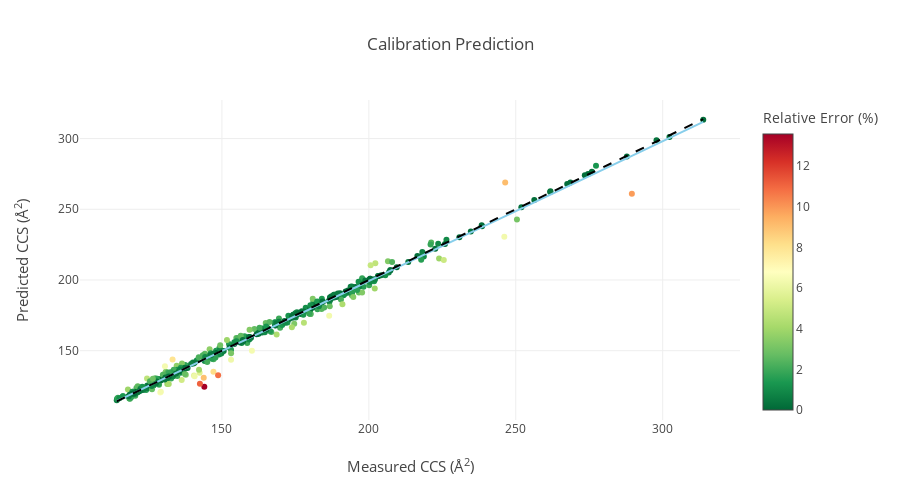
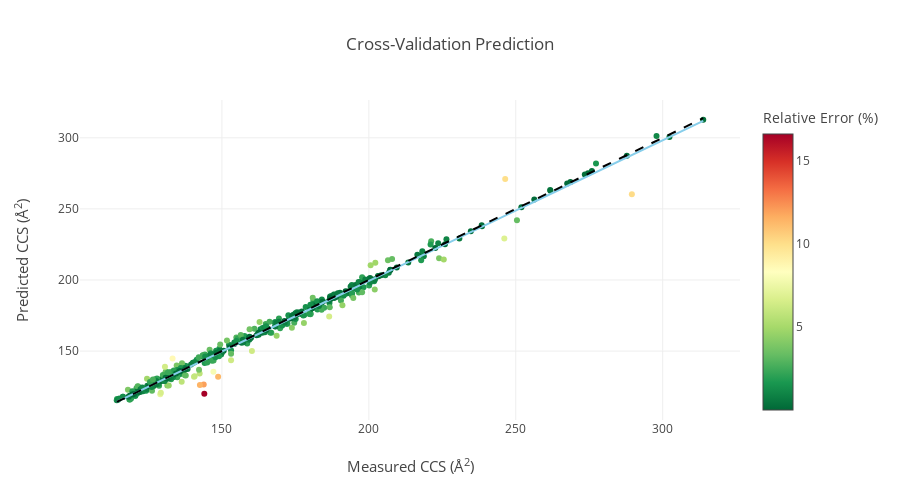
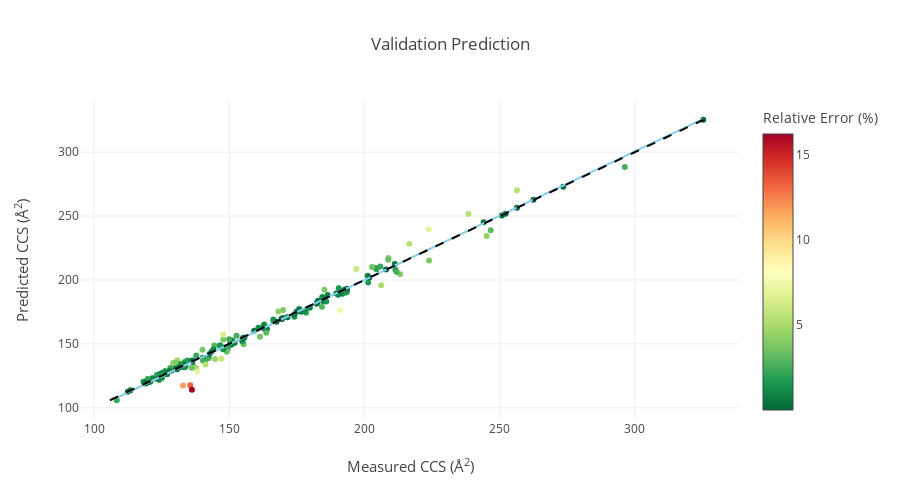
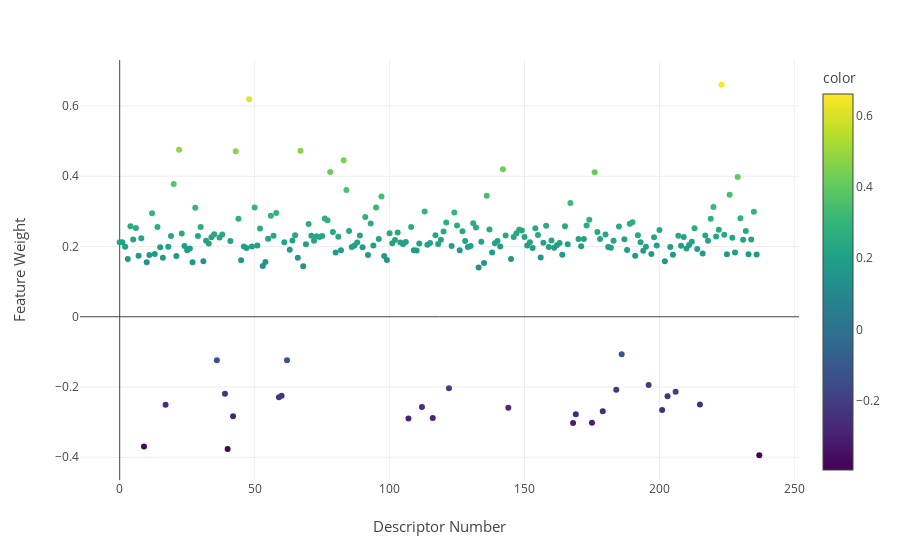

Source (notebook cell) for these figures, in order:
### Markdown cell above
## Model Diagnostics Plots for RFE Descriptors

### Code cell
%%time
summary_plot_rfe = summary_plot(y_train, y_test, y_train_predicted_rfe, y_train_cross_validation_rfe, y_test_predicted_rfe, labelsize = 12, legendsize = 12, titlesize = 14, textsize = 12)
prediction_plot_calibration_rfe = prediction_plot(y_train, y_train_predicted_rfe, Train_Book, hover_column=['Compound Name'], title_string="Calibration Prediction")
prediction_plot_cross_validation_rfe = prediction_plot(y_train, y_train_cross_validation_rfe, Train_Book, hover_column=['Compound Name'], title_string="Cross-Validation Prediction")
prediction_plot_validation_rfe = prediction_plot(y_test, y_test_predicted_rfe, Test_Book, hover_column=['Compound Name'], title_string="Validation Prediction")
model_diagnostic_plot_rfe = model_diagnostics_plot(X_test_rfe, model_rfe)

### Figure 1 — Plotly figure (JSON) as saved in the notebook; plotly's stock layout.template omitted (floating-point values rounded to 4 significant figures; data arrays with more than 128 entries replaced by an {"elided": "..."} marker saying what was removed)
{"data": [{"customdata": {"elided": "397x1 str values"}, "hovertemplate": "x=%{x}<br>y=%{y}<br>Compound Name=%{customdata[0]}<br>Relative Error (%)=%{marker.color}<extra></extra>", "legendgroup": "", "marker": {"color": {"elided": "397 float values"}, "coloraxis": "coloraxis", "symbol": "circle"}, "mode": "markers", "name": "", "orientation": "v", "showlegend": false, "type": "scatter", "x": {"elided": "397 float values"}, "xaxis": "x", "y": {"elided": "397 float values"}, "yaxis": "y"}, {"hovertemplate": "<b>OLS trendline</b><br>y = 0.989302 * x + 1.36516<br>R<sup>2</sup>=0.989083<br><br>x=%{x}<br>y=%{y} <b>(trend)</b><extra></extra>", "legendgroup": "", "line": {"color": "skyblue"}, "marker": {"symbol": "circle"}, "mode": "lines", "name": "", "showlegend": false, "type": "scatter", "x": {"elided": "397 float values"}, "xaxis": "x", "y": {"elided": "397 float values"}, "yaxis": "y"}], "layout": {"autosize": false, "coloraxis": {"colorbar": {"title": {"text": "Relative Error (%)"}}, "colorscale": [[0, "rgb(0,104,55)"], [0.1, "rgb(26,152,80)"], [0.2, "rgb(102,189,99)"], [0.3, "rgb(166,217,106)"], [0.4, "rgb(217,239,139)"], [0.5, "rgb(255,255,191)"], [0.6, "rgb(254,224,139)"], [0.7, "rgb(253,174,97)"], [0.8, "rgb(244,109,67)"], [0.9, "rgb(215,48,39)"], [1, "rgb(165,0,38)"]]}, "height": 500, "hoverlabel": {"align": "auto"}, "hovermode": "closest", "legend": {"tracegroupgap": 0}, "shapes": [{"line": {"dash": "dash"}, "type": "line", "x0": 114.2, "x1": 313.8, "y0": 114.2, "y1": 313.8}], "title": {"text": "Calibration Prediction"}, "width": 900, "xaxis": {"anchor": "y", "domain": [0, 1], "title": {"font": {"size": 15}, "standoff": 25, "text": "Measured CCS (<span>&#8491;</span><sup>2</sup>)"}}, "yaxis": {"anchor": "x", "domain": [0, 1], "title": {"font": {"size": 15}, "standoff": 25, "text": "Predicted CCS (<span>&#8491;</span><sup>2</sup>)"}}}}

### Figure 2 — Plotly figure (JSON) as saved in the notebook; plotly's stock layout.template omitted (floating-point values rounded to 4 significant figures; data arrays with more than 128 entries replaced by an {"elided": "..."} marker saying what was removed)
{"data": [{"customdata": {"elided": "397x1 str values"}, "hovertemplate": "x=%{x}<br>y=%{y}<br>Compound Name=%{customdata[0]}<br>Relative Error (%)=%{marker.color}<extra></extra>", "legendgroup": "", "marker": {"color": {"elided": "397 float values"}, "coloraxis": "coloraxis", "symbol": "circle"}, "mode": "markers", "name": "", "orientation": "v", "showlegend": false, "type": "scatter", "x": {"elided": "397 float values"}, "xaxis": "x", "y": {"elided": "397 float values"}, "yaxis": "y"}, {"hovertemplate": "<b>OLS trendline</b><br>y = 0.99033 * x + 1.2<br>R<sup>2</sup>=0.987222<br><br>x=%{x}<br>y=%{y} <b>(trend)</b><extra></extra>", "legendgroup": "", "line": {"color": "skyblue"}, "marker": {"symbol": "circle"}, "mode": "lines", "name": "", "showlegend": false, "type": "scatter", "x": {"elided": "397 float values"}, "xaxis": "x", "y": {"elided": "397 float values"}, "yaxis": "y"}], "layout": {"autosize": false, "coloraxis": {"colorbar": {"title": {"text": "Relative Error (%)"}}, "colorscale": [[0, "rgb(0,104,55)"], [0.1, "rgb(26,152,80)"], [0.2, "rgb(102,189,99)"], [0.3, "rgb(166,217,106)"], [0.4, "rgb(217,239,139)"], [0.5, "rgb(255,255,191)"], [0.6, "rgb(254,224,139)"], [0.7, "rgb(253,174,97)"], [0.8, "rgb(244,109,67)"], [0.9, "rgb(215,48,39)"], [1, "rgb(165,0,38)"]]}, "height": 500, "hoverlabel": {"align": "auto"}, "hovermode": "closest", "legend": {"tracegroupgap": 0}, "shapes": [{"line": {"dash": "dash"}, "type": "line", "x0": 114.2, "x1": 313.8, "y0": 114.2, "y1": 313.8}], "title": {"text": "Cross-Validation Prediction"}, "width": 900, "xaxis": {"anchor": "y", "domain": [0, 1], "title": {"font": {"size": 15}, "standoff": 25, "text": "Measured CCS (<span>&#8491;</span><sup>2</sup>)"}}, "yaxis": {"anchor": "x", "domain": [0, 1], "title": {"font": {"size": 15}, "standoff": 25, "text": "Predicted CCS (<span>&#8491;</span><sup>2</sup>)"}}}}

### Figure 3 — Plotly figure (JSON) as saved in the notebook; plotly's stock layout.template omitted (floating-point values rounded to 4 significant figures; data arrays with more than 128 entries replaced by an {"elided": "..."} marker saying what was removed)
{"data": [{"customdata": {"elided": "170x1 str values"}, "hovertemplate": "x=%{x}<br>y=%{y}<br>Compound Name=%{customdata[0]}<br>Relative Error (%)=%{marker.color}<extra></extra>", "legendgroup": "", "marker": {"color": {"elided": "170 float values"}, "coloraxis": "coloraxis", "symbol": "circle"}, "mode": "markers", "name": "", "orientation": "v", "showlegend": false, "type": "scatter", "x": {"elided": "170 float values"}, "xaxis": "x", "y": {"elided": "170 float values"}, "yaxis": "y"}, {"hovertemplate": "<b>OLS trendline</b><br>y = 1.00588 * x + -1.18082<br>R<sup>2</sup>=0.984420<br><br>x=%{x}<br>y=%{y} <b>(trend)</b><extra></extra>", "legendgroup": "", "line": {"color": "skyblue"}, "marker": {"symbol": "circle"}, "mode": "lines", "name": "", "showlegend": false, "type": "scatter", "x": {"elided": "170 float values"}, "xaxis": "x", "y": {"elided": "170 float values"}, "yaxis": "y"}], "layout": {"autosize": false, "coloraxis": {"colorbar": {"title": {"text": "Relative Error (%)"}}, "colorscale": [[0, "rgb(0,104,55)"], [0.1, "rgb(26,152,80)"], [0.2, "rgb(102,189,99)"], [0.3, "rgb(166,217,106)"], [0.4, "rgb(217,239,139)"], [0.5, "rgb(255,255,191)"], [0.6, "rgb(254,224,139)"], [0.7, "rgb(253,174,97)"], [0.8, "rgb(244,109,67)"], [0.9, "rgb(215,48,39)"], [1, "rgb(165,0,38)"]]}, "height": 500, "hoverlabel": {"align": "auto"}, "hovermode": "closest", "legend": {"tracegroupgap": 0}, "shapes": [{"line": {"dash": "dash"}, "type": "line", "x0": 105.9, "x1": 325.4, "y0": 105.9, "y1": 325.4}], "title": {"text": "Validation Prediction"}, "width": 900, "xaxis": {"anchor": "y", "domain": [0, 1], "title": {"font": {"size": 15}, "standoff": 25, "text": "Measured CCS (<span>&#8491;</span><sup>2</sup>)"}}, "yaxis": {"anchor": "x", "domain": [0, 1], "title": {"font": {"size": 15}, "standoff": 25, "text": "Predicted CCS (<span>&#8491;</span><sup>2</sup>)"}}}}

### Figure 4 — Plotly figure (JSON) as saved in the notebook; plotly's stock layout.template omitted (floating-point values rounded to 4 significant figures; data arrays with more than 128 entries replaced by an {"elided": "..."} marker saying what was removed)
{"data": [{"customdata": {"elided": "238x1 str values"}, "hovertemplate": "x=%{x}<br>y=%{y}<br>Descriptor=%{customdata[0]}<br>color=%{marker.color}<extra></extra>", "legendgroup": "", "marker": {"color": {"elided": "238 float values"}, "coloraxis": "coloraxis", "symbol": "circle"}, "mode": "markers", "name": "", "orientation": "v", "showlegend": false, "type": "scatter", "x": {"elided": "238 int values"}, "xaxis": "x", "y": {"elided": "238 float values"}, "yaxis": "y"}], "layout": {"coloraxis": {"colorbar": {"title": {"text": "color"}}, "colorscale": [[0, "#440154"], [0.1111, "#482878"], [0.2222, "#3e4989"], [0.3333, "#31688e"], [0.4444, "#26828e"], [0.5556, "#1f9e89"], [0.6667, "#35b779"], [0.7778, "#6ece58"], [0.8889, "#b5de2b"], [1, "#fde725"]]}, "legend": {"tracegroupgap": 0}, "margin": {"t": 60}, "xaxis": {"anchor": "y", "domain": [0, 1], "title": {"font": {"size": 15}, "standoff": 25, "text": "Descriptor Number"}}, "yaxis": {"anchor": "x", "domain": [0, 1], "title": {"font": {"size": 15}, "standoff": 25, "text": "Feature Weight"}}}}
